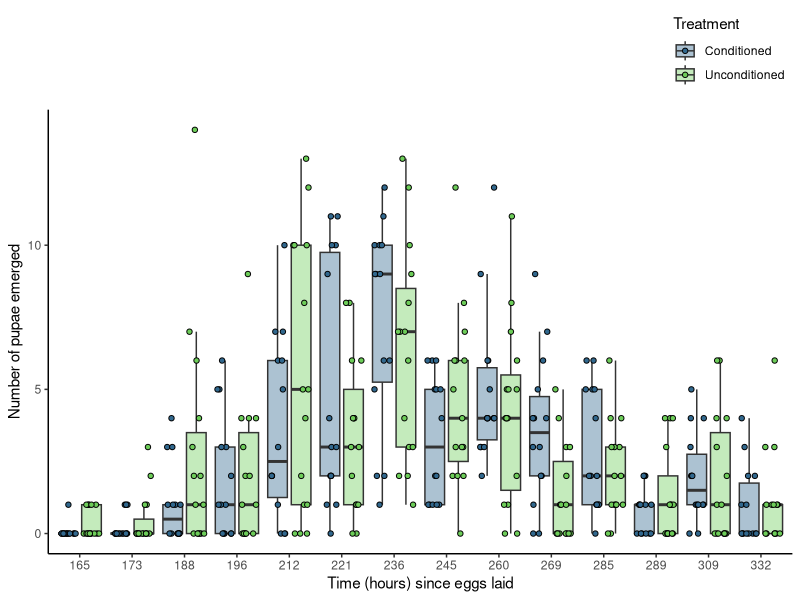

The R script that drew this image:
## Packages
library(tidyverse)
library(ggplot2)
library(readxl)
library(viridis)


## Choosing colours from viridis to use: 
viridis_colors <- viridis(10)

################################################ PUPAE ANALYSIS ####


## Reading pupae data in
pupae_fitness <- read_excel("data/fitness_development/MFE_pupae.xlsx")
pupae_fitness <- as.data.frame(pupae_fitness)

## Boxplot ##
pupae_boxplot_2 <- ggplot(pupae_fitness, aes(x = factor(time_hours), y = pupae, fill = treatment)) +
  geom_boxplot(outlier.shape = NA, alpha = .4, position = position_dodge(width = 0.9)) +
  geom_point(aes(fill = treatment),
             size = 1.5, shape = 21,
             position = position_jitterdodge(jitter.width = 0.3, dodge.width = 0.9)) +
  scale_fill_manual(values = viridis_colors[c(4, 8)], labels = c("Conditioned", "Unconditioned")) +
  scale_x_discrete(labels = unique(pupae_fitness$time_hours)) +
  theme_classic() +
  theme(legend.position = "top",
        legend.justification = "right",
        legend.direction = "vertical",
        strip.placement = "outside", 
        strip.background = element_blank(),  
        strip.text = element_blank()) +
  labs(x = "Time (hours) since eggs laid", 
       y = "Number of pupae emerged",
       fill = "Treatment")


## Display the plot 
pupae_boxplot_2



#### Pupae data check. 
pupae_fitness <- as.data.frame(pupae_fitness)

total_pupae <- pupae_fitness %>% 
  group_by(treatment, vial) %>% 
  summarise(total_pupae = sum(pupae, na.rm = TRUE))

524  / 14 
555 / 15

total_pupae <- as.data.frame(total_pupae)
